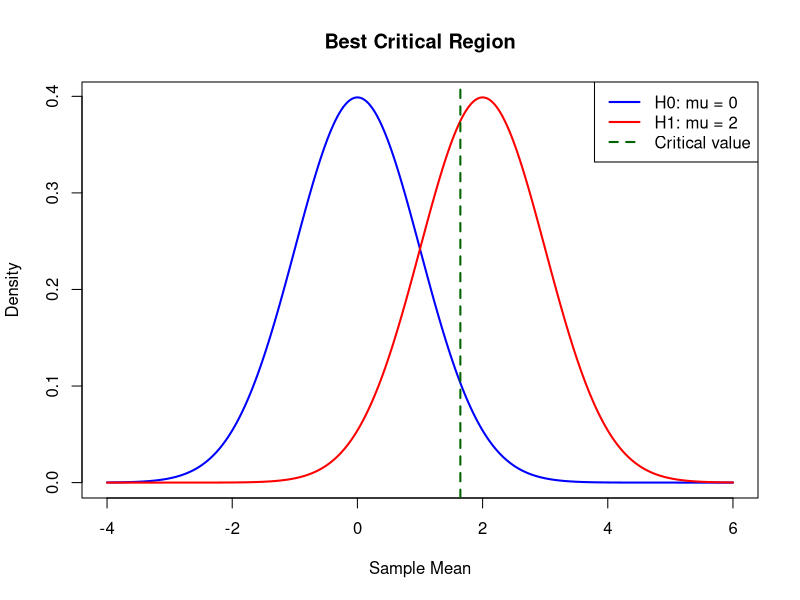

Here is the R script that generated this plot:
# E3-2: Best Critical Region
# H0: mu = 0 vs H1: mu = 2

alpha <- 0.05

# Critical value
crit_value <- qnorm(1 - alpha, mean = 0, sd = 1)

cat("H0: mu = 0 vs H1: mu = 2\n")
cat("Critical value =", crit_value, "\n")
cat("Reject H0 if sample mean >", crit_value, "\n")


# x values
x <- seq(-4, 6, length.out = 300)

# Create PDF
pdf("E3_2_Best_Critical_Region.pdf", width = 8, height = 6)

# H0 distribution
plot(x, dnorm(x, mean = 0, sd = 1),
     type = "l",
     col = "blue",
     lwd = 2,
     main = "Best Critical Region",
     xlab = "Sample Mean",
     ylab = "Density")

# H1 distribution
lines(x, dnorm(x, mean = 2, sd = 1),
      col = "red",
      lwd = 2)

# Critical value
abline(v = crit_value,
       col = "darkgreen",
       lwd = 2,
       lty = 2)

# Legend
legend("topright",
       legend = c("H0: mu = 0",
                  "H1: mu = 2",
                  "Critical value"),
       col = c("blue", "red", "darkgreen"),
       lty = c(1, 1, 2),
       lwd = 2)

# Close PDF
dev.off()





 # E3-2: Best Critical Region
# # H0: mu = 0 vs H1: mu = 2
# # Normal distribution, sigma = 1

# alpha <- 0.05

# # Critical value
# crit_value <- qnorm(1 - alpha, mean = 0, sd = 1)

# cat("H0: mu = 0 vs H1: mu = 2\n")
# cat("Critical value =", crit_value, "\n")
# cat("Reject H0 if sample mean >", crit_value, "\n")


# # x values
# x <- seq(-4, 6, length.out = 300)

# # H0 distribution
# y0 <- dnorm(x, mean = 0, sd = 1)

# # H1 distribution
# y1 <- dnorm(x, mean = 2, sd = 1)

# # Plot H0
# plot(x, y0,
#      type = "l",
#      lwd = 2,
#      col = "blue",
#      main = "Best Critical Region",
#      xlab = "Sample Mean",
#      ylab = "Density")

# # Add H1
# lines(x, y1,
#       col = "red",
#       lwd = 2)

# # Critical value
# abline(v = crit_value,
#        col = "darkgreen",
#        lwd = 2,
#        lty = 2)

# # Legend
# legend("topright",
#        legend = c("H0: mu = 0",
#                   "H1: mu = 2",
#                   "Critical value"),
#        col = c("blue", "red", "darkgreen"),
#        lty = c(1, 1, 2),
#        lwd = 2)
